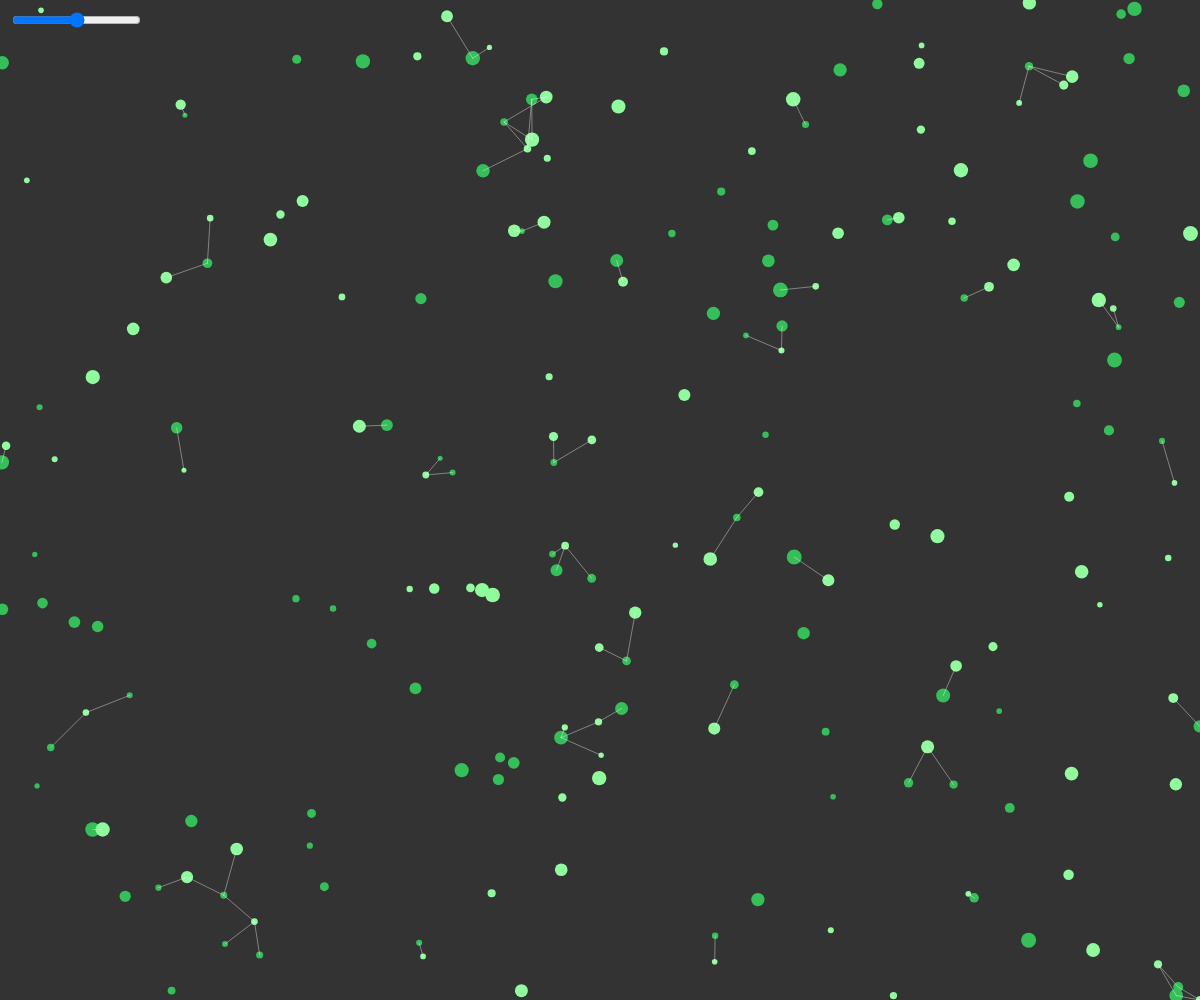
Frame 1 (no input)
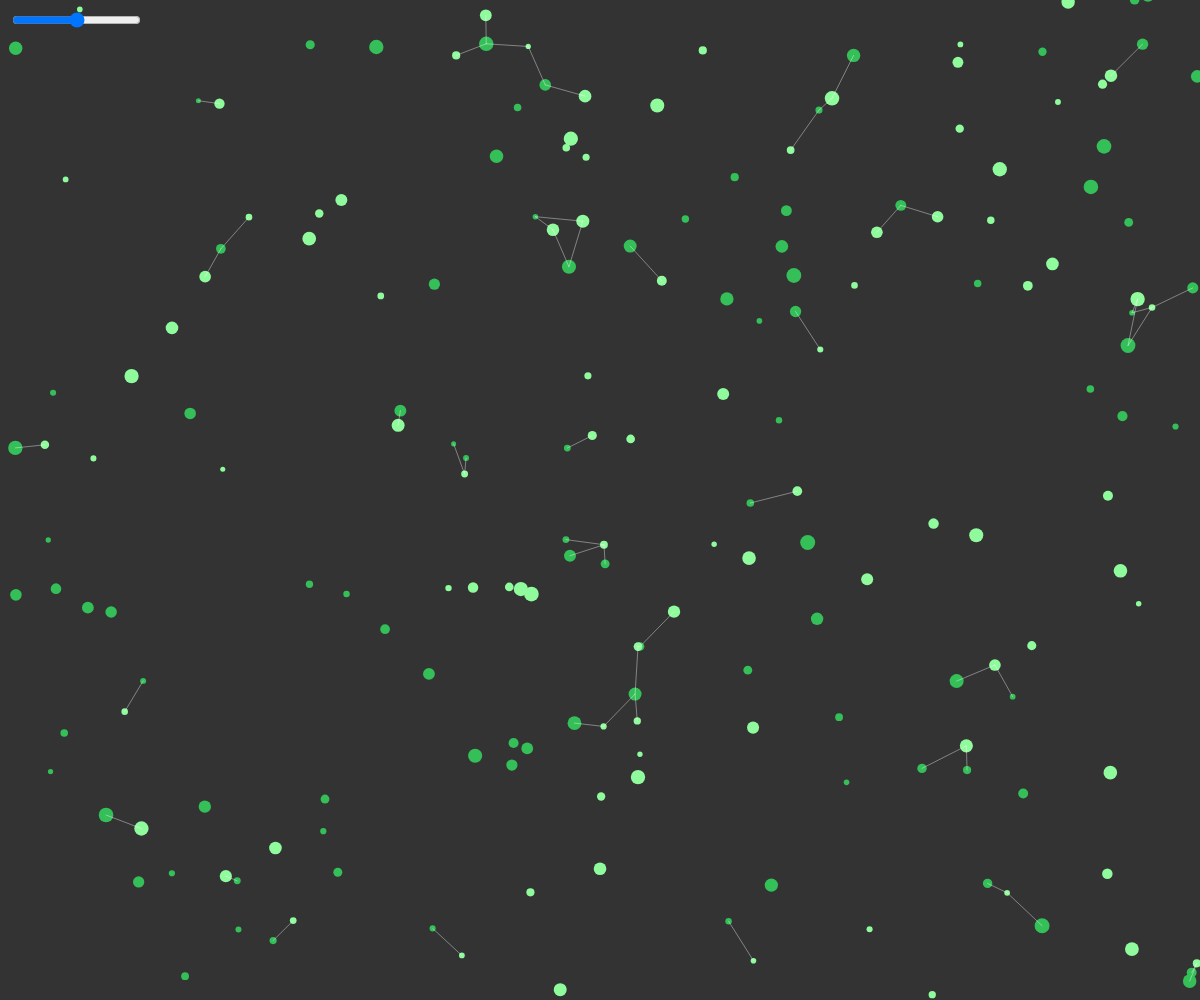
Frame 60 (no input)
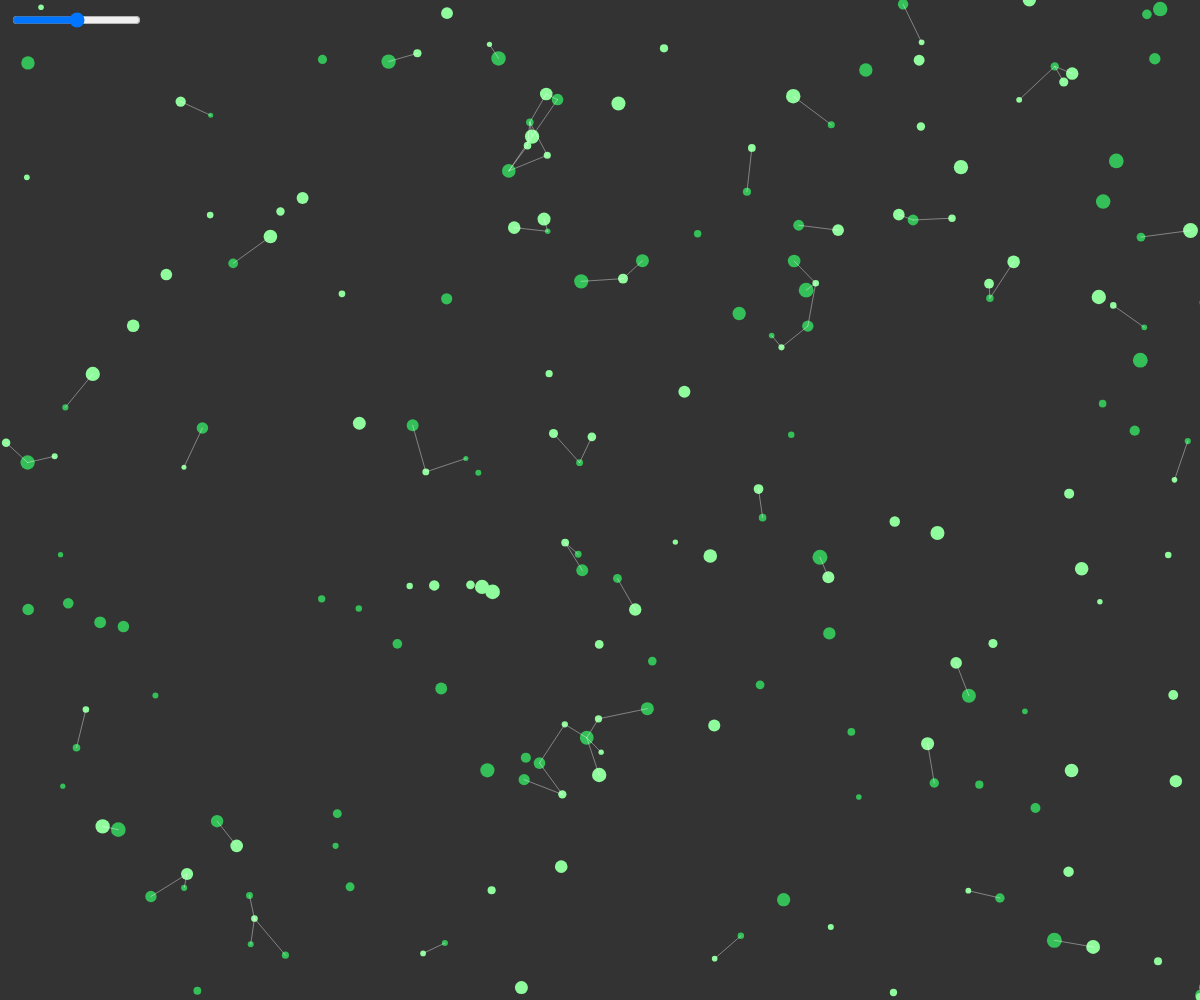
Frame 120 (the mouse pressed at the canvas centre since frame 60)

The p5.js sketch that drew these frames (run headless with seeded random() and noise() and a simulated clock; from frame 60 on, the mouse is pressed at the canvas centre):

// p5.js sketch
// ── sketch.js
let crowds = []; // Array to hold multiple crowds
let numCrowds = 2; // Number of crowds
let particlesInACrowd = 100;
let particleSlider; // Slider to control the number of particles

function setup() {
  createCanvas(windowWidth, windowHeight);
  
  // Slider to adjust the number of particles in a crowd
  particleSlider = createSlider(0, 200, particlesInACrowd);
  particleSlider.position(10, 10);
  
  // Initialize crowds with different rhythms and colors
  for (let i = 0; i < numCrowds; i++) {
    let rhythm = random(0.02, 0.1); // Each crowd has a unique rhythm speed
    let color = [random(255), random(255), random(255)]; // Unique color for each crowd
    crowds.push(new Crowd(particlesInACrowd, rhythm, color)); // Each crowd has particlesInACrowd particles
  }
}

function draw() {
  background(51);
  
  // Adjust the number of particles based on the slider value
  particlesInACrowd = particleSlider.value();
  crowds.forEach(crowd => {
    crowd.adjustParticleCount(particlesInACrowd);
  });
  
  // Update and display each crowd
  crowds.forEach((crowd, index) => {
    crowd.update();
    crowd.display();
  });
  
  // Draw lines between close particles of different crowds and unify them
  connectCrowds();
}

function connectCrowds() {
  stroke(255, 100);
  for (let i = 0; i < crowds.length; i++) {
    for (let j = i + 1; j < crowds.length; j++) {
      let crowdA = crowds[i].particles;
      let crowdB = crowds[j].particles;
      
      for (let a of crowdA) {
        for (let b of crowdB) {
          let d = dist(a.position.x, a.position.y, b.position.x, b.position.y);
          if (d < 50) { // If particles are close enough, draw a line
            line(a.position.x, a.position.y, b.position.x, b.position.y);
            a.unify(); // Change color and size to show equality
            b.unify(); // Change color and size to show equality
          } else {
            
            b.unUnify();
            a.unUnify();
          }
        }
      }
    }
  }
}

class Crowd {
  constructor(numParticles, rhythm, color) {
    this.particles = [];
    this.rhythm = rhythm; // Unique rhythm for the crowd
    this.color = color; // Unique color for the crowd
    
    // Create particles
    for (let i = 0; i < numParticles; i++) {
      this.particles.push(new Particle(this.color));
    }
  }
  
  adjustParticleCount(numParticles) {
    // Adjust the number of particles in the crowd
    if (numParticles > this.particles.length) {
      // Add more particles
      while (this.particles.length < numParticles) {
        this.particles.push(new Particle(this.color));
      }
    } else if (numParticles < this.particles.length) {
      // Remove particles
      this.particles.splice(numParticles);
    }
  }
  
  update() {
    this.particles.forEach(particle => {
      particle.update(this.rhythm);
    });
  }
  
  display() {
    this.particles.forEach(particle => {
      particle.display();
    });
  }
}

class Particle {
  constructor(color) {
    this.position = createVector(random(width), random(height));
    this.size = random(5, 15);
    this.color = color; // Color inherited from the crowd
    this.unifiedColor = [255, 255, 255]; // Color for unified particles
    this.unifiedSize = 10; // Size for unified particles
    this.isUnified = false; // State of the particle
  }
  
  update(rhythm) {
    // Oscillating movement based on the crowd's rhythm
    let angle = sin(frameCount * rhythm);
    this.position.x += angle; // Horizontal movement
    this.position.y += cos(frameCount * rhythm); // Vertical movement
  }
  
  display() {
    noStroke();
    if (this.isUnified) {
      fill(this.unifiedColor);
      ellipse(this.position.x, this.position.y, this.unifiedSize, this.unifiedSize);
    } else {
      fill(this.color);
      ellipse(this.position.x, this.position.y, this.size, this.size);
    }
  }
  
  unify() {
    // Change color and size to show equality
    this.isUnified = true;
  }
  
  unUnify() {
    this.isUnified = false;
  }
}
